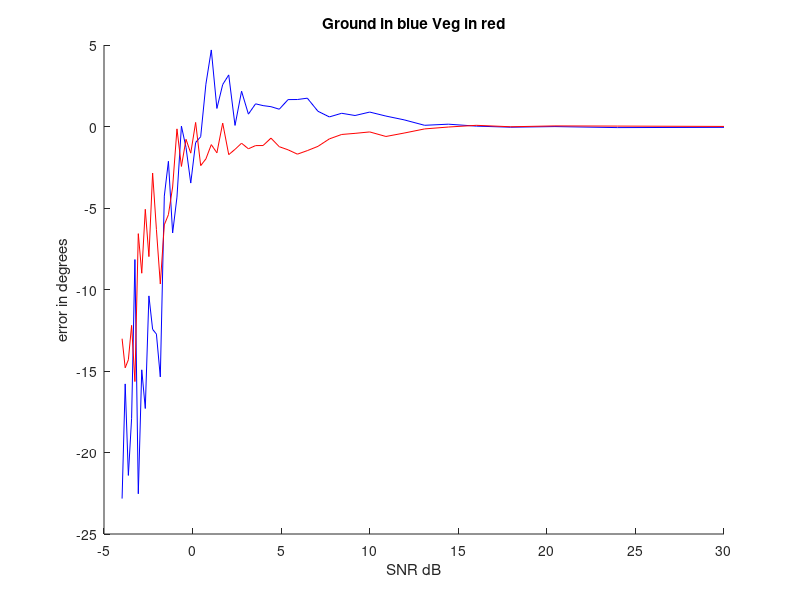
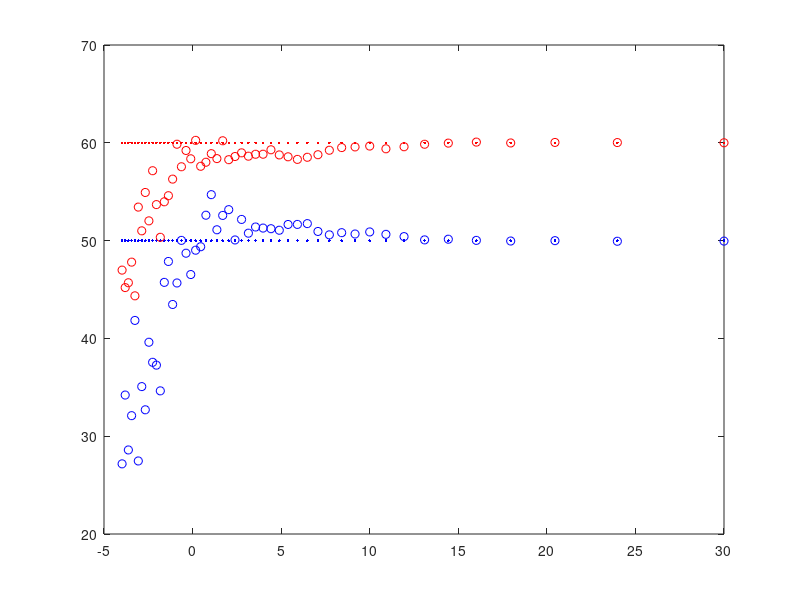

Write MATLAB code to recreate these figures, in order.
%% Afric_Sim_test_Cumulant_Eigen_Decomp
clc;clear all;
%% Initializations
g_weight = 1; %ground weighting factor
v_weight = 1;   %veg weighting factor
n_weight = 1*10^(-3/2);% Added Noise to the System

Pol_ground = [1;1;0]; %ground
Pol_vegitation = [1;0;1];%vegitation

Averaging_loop_size = 100;
Signal_samples = 100;    %size of Ensamble Average Window
Noise_samples = 50;

est_ground_angle = zeros(Noise_samples,1);
est_vegitation_angle = zeros(Noise_samples,1);
est_noise_angle = zeros(Noise_samples,1);
%% Setting offset in degrees then converting to radians
% It help me visualize when entering the degrees instead of radians
ground_offset_degrees = 50; ground_offset_radians = ground_offset_degrees*pi/180; % Ground Interferomitry offset
vegitation_offset_degrees = 60; vegitation_offset_radians = vegitation_offset_degrees*pi/180; % Vegitation Interferomitry offset

%% Matrix Calculations
% Implimenting a window. Esprit and SR techniques
for Averaged_sample = 1:Noise_samples;
    Noise = Averaged_sample*n_weight;
    for unusedVariable = 1:Averaging_loop_size
        
        ground =  Pol_ground*(sqrt(-2*log(1-rand(1,Signal_samples))).*exp(1i*2*pi*rand(1,Signal_samples)));
        vegitation =  Pol_vegitation*(sqrt(-2*log(1-rand(1,Signal_samples))).*exp(1i*2*pi*rand(1,Signal_samples)));
        
        signal_1 = g_weight*ground + v_weight*vegitation;
        signal_2 = g_weight*exp(1i*ground_offset_radians)*ground + v_weight*exp(1i*vegitation_offset_radians)*vegitation;
        
        AddedNoise_1 = Noise*sqrt(-2*log(1-rand(3,Signal_samples))).*exp(1i*2*pi*rand(3,Signal_samples));
        AddedNoise_2 = Noise*sqrt(-2*log(1-rand(3,Signal_samples))).*exp(1i*2*pi*rand(3,Signal_samples));
        
        signal_1_Noise = signal_1 + AddedNoise_1;
        signal_2_Noise = signal_2 + AddedNoise_2;
        
        S1 = [signal_1_Noise(1,:).*signal_1_Noise(2,:)
            signal_1_Noise(1,:).*signal_1_Noise(3,:)
            signal_1_Noise(2,:).*signal_1_Noise(3,:)];
        
        S2 = [signal_2_Noise(1,:).*signal_2_Noise(2,:)
            signal_2_Noise(1,:).*signal_2_Noise(3,:)
            signal_2_Noise(2,:).*signal_2_Noise(3,:)];
        
        R1 = S1*S1';
        R2 = S1*S2';
        A =  pinv(R1)*R2;
        [u,uv] = eig(A);
        EigenVal = 0.5*angle(diag(uv));
        
        %% Eigen value Decomposition
        % Used for sorting the eigen values in their respective bins
        % Also converting to Degrees. This is done because it is easier to
        % use when sorting.
        
        EoneDeg = mean(abs(u(:,1)*uv(1,1)*pinv(u(:,1)))').*180/pi; %#ok<*UDIM>
        EtwoDeg = mean(abs(u(:,2)*uv(2,2)*pinv(u(:,2)))').*180/pi;
        EthreeDeg = mean(abs(u(:,3)*uv(3,3)*pinv(u(:,3)))').*180/pi;
        
        EdprimeOne = diff(EoneDeg,2,2);
        EdprimeTwo = diff(EtwoDeg,2,2);
        EpdrimeThree = diff(EthreeDeg,2,2);
        
        EDecomp_two_diff = [EdprimeOne;
            EdprimeTwo;
            EpdrimeThree];
        
        [~,kk]=sort(EDecomp_two_diff,'ascend');

        est_ground_angle(Averaged_sample) = est_ground_angle(Averaged_sample) + EigenVal(kk(3))/Averaging_loop_size;
        est_noise_angle(Averaged_sample) = est_noise_angle(Averaged_sample) + EigenVal(kk(2))/Averaging_loop_size;
        est_vegitation_angle(Averaged_sample) = est_vegitation_angle(Averaged_sample) + EigenVal(kk(1))/Averaging_loop_size;
    
    end
end
temp = 1:Noise_samples;
n_snr = 10*log10(1./(temp*n_weight).^2)';
%% Ploting Results
g_error = -1*est_ground_angle*180/pi - ones(Noise_samples,1)*ground_offset_radians*180/pi;
v_error = -1*est_vegitation_angle*180/pi - ones(Noise_samples,1)*vegitation_offset_radians*180/pi;

mean(v_error)
mean(g_error)

figure(3);title('Ground in blue Veg in red');
hold on;
plot(n_snr,g_error,'b')
plot(n_snr,v_error,'r')
xlabel('SNR dB');ylabel('error in degrees')
hold off;

figure(4);title('Ground and Vegitation angle in degrees');
plot(n_snr,-1*est_ground_angle*180/pi,'bo'); %Estimated ground angle
hold on;
plot(n_snr,ones(Noise_samples,1)*ground_offset_radians*180/pi,'b.'); %actual Ground Phase
plot(n_snr,-1*est_vegitation_angle*180/pi,'ro'); %Estimated Vegitation angle
plot(n_snr,ones(Noise_samples,1)*vegitation_offset_radians*180/pi,'r.'); %actual Vegitation phase
% plot(n_snr,-1*est_noise_angle*180/pi,'go'); %Estimated Vegitation angle
hold off;
